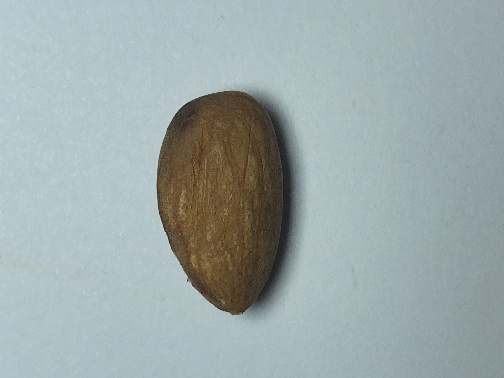
#> input picture Datasets/Nut Classification/Almond/almond0.JPG, 504 x 378 px; its folder holds only this picture in this run
$ python nut_classification.py
#> lines starting #> are read from the running program, lines starting #| are printed output that depends on the picture; after the words box and inside, x2 and y2 are one past the last pixel; in counts of white or black regions, pixels touching at a corner belong together
import cv2 as cv
import numpy as np
import matplotlib.pyplot as plt
import os
from glob import glob
from tqdm import tqdm
import pyfeats

from skimage.measure import regionprops
from sklearn.preprocessing import normalize
from sklearn.model_selection import train_test_split
from sklearn.metrics import confusion_matrix, classification_report
from sklearn.neighbors import KNeighborsClassifier

def fillHoles(input_img):
    '''
        Fill Holes of a Binary Image
    '''
    # -> Create Buffer image
    buffer_img = np.zeros((input_img.shape[0]+2, input_img.shape[1]+2), np.uint8)
    buffer_img[1:-1, 1:-1] = input_img
    # -> Empty image
    empty_img = np.zeros((buffer_img.shape[0]+2, buffer_img.shape[1]+2), np.uint8)

    # -> Flood Fill
    _, flood_img, _, _ = cv.floodFill(buffer_img, empty_img, (0, 0), 1)
    flood_img = flood_img[1:-1, 1:-1]

    # -> Holes Masking
    hole_img = np.logical_not(flood_img)

    # -> Fill Holes
    output_img = np.logical_or(input_img, hole_img)
    output_img = output_img.astype(np.uint8)

    return output_img

def getLargestConnectedComponent(binary_img):
    '''
        Remove Fragments in the Binary Image
    '''
    binary_img = binary_img.astype(np.uint8)
    # -> Connected Components
    _, label_img = cv.connectedComponents(binary_img)
    # -> Count Number of pixel of each label
    labels, counts = np.unique(label_img, return_counts=True)

    counts = counts[labels!=0]
    labels = labels[labels!=0]

    largest_group_label = labels[np.argmax(counts)]

    output_img = np.zeros_like(binary_img, np.uint8)
    output_img[label_img==largest_group_label] = 1

    return output_img

def regionBasedFeature(seg_img, input_img=None):

    _, label_img = cv.connectedComponents(seg_img)
    obj_list = regionprops(label_img, intensity_image=input_img)

    if input_img is not None:
        hsv_img = cv.cvtColor(input_img.astype(np.uint8), cv.COLOR_RGB2HSV)

    X = []
    for object in obj_list:

        y_indices, x_indices = np.where(label_img == object.label)

        h_mean, s_mean, v_mean = np.mean(hsv_img[y_indices,x_indices], axis=0)

        eccentricity = object.eccentricity

        f_list = [h_mean, s_mean, v_mean, eccentricity]

        X.append(f_list)

    return X


if __name__ == "__main__":

    nut_dataset_dir = "../Datasets/Nut Classification/"

    nut_classes = os.listdir(nut_dataset_dir)

    X = []
    y = []

    for class_label, nut_class in enumerate(tqdm(nut_classes)):
        nut_dir = os.path.join(nut_dataset_dir, nut_class)
        nut_path_list = glob(nut_dir + '/*')

        for path in nut_path_list:

            nut_img = cv.imread(path)
#> nut_img is the input picture: shape (378, 504, 3); mean B, G, R 170.3, 169.9, 156.8
            nut_img_rgb = cv.cvtColor(nut_img, cv.COLOR_BGR2RGB).astype(np.float64)
            nut_img_gray = cv.cvtColor(nut_img, cv.COLOR_BGR2GRAY)
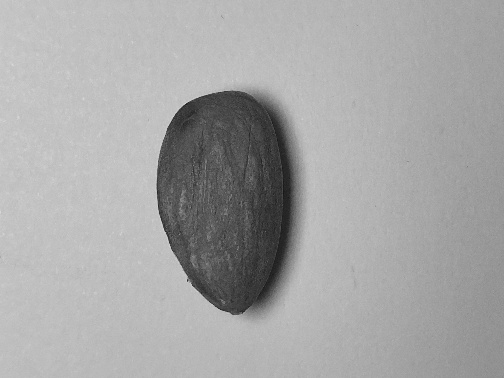
#> nut_img_gray: shape (378, 504); min 21, max 218, mean 166.1

            ### -> Segmentation
            _, seg_img = cv.threshold(nut_img_gray, None, 1, cv.THRESH_BINARY_INV+cv.THRESH_OTSU)
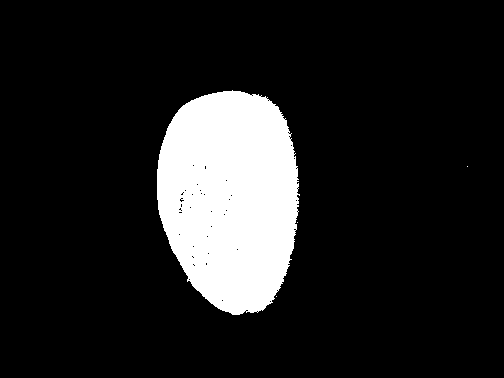
#> seg_img: shape (378, 504); values 0 (black) and 1 (white), 13.3% white; 4 white regions (3 under 20 px), largest, box (x1, y1, x2, y2) and area: (157, 90, 300, 315) 25268
            seg_img = fillHoles(seg_img)
#> in fillHoles, `buffer_img[1:-1, 1:-1] = input_img`:
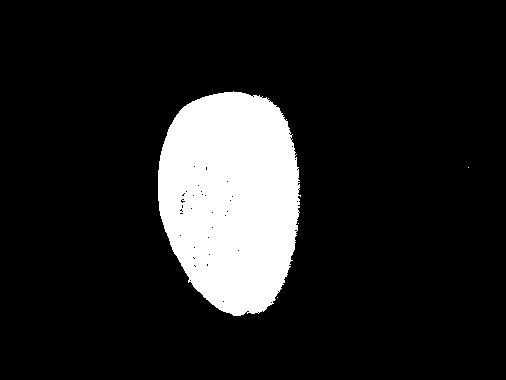
#> buffer_img: shape (380, 506); values 0 (black) and 1 (white), 13.1% white; 4 white regions (3 under 20 px), largest, box (x1, y1, x2, y2) and area: (158, 91, 301, 316) 25268
#> in fillHoles, `_, flood_img, _, _ = cv.floodFill(buffer_img, empty_img, (0, 0), 1)`:
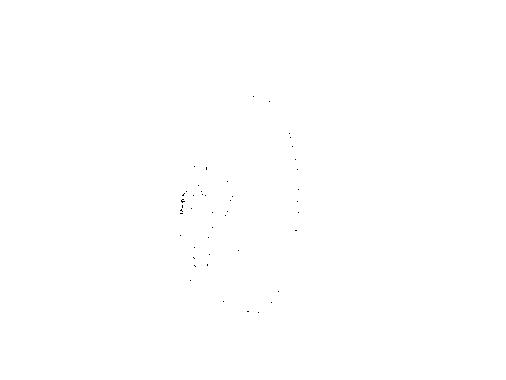
#> flood_img: shape (380, 506); values 0 (black) and 1 (white), 100% white; black in thin lines or dots, all inside (x1, y1, x2, y2) = (180, 96, 299, 313)
#> in fillHoles, `flood_img = flood_img[1:-1, 1:-1]`: flood_img: shape (378, 504); values 0 (black) and 1 (white), 100% white; black in thin lines or dots, all inside (x1, y1, x2, y2) = (179, 95, 298, 312)
#> in fillHoles, `hole_img = np.logical_not(flood_img)`:
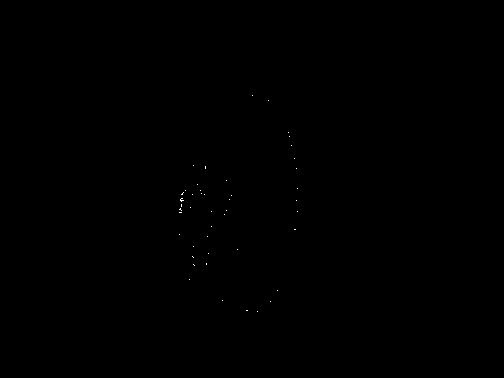
#> hole_img: shape (378, 504) bool; 0.04% white in thin lines or dots, all inside (x1, y1, x2, y2) = (179, 95, 298, 312)
#> in fillHoles, `output_img = np.logical_or(input_img, hole_img)`: output_img: shape (378, 504) bool; 13.3% white; 4 white regions (3 under 20 px), largest, box (x1, y1, x2, y2) and area: (157, 90, 300, 315) 25338
            seg_img = getLargestConnectedComponent(seg_img)
#> in getLargestConnectedComponent, `_, label_img = cv.connectedComponents(binary_img)`:
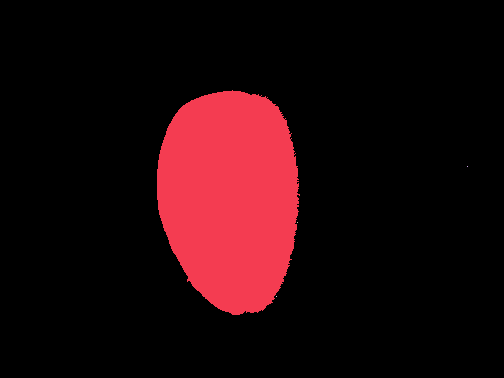
#> label_img: shape (378, 504) int32; 5 distinct labels, from 0 to 4; one colour per label, 0 black
#> in getLargestConnectedComponent, `labels, counts = np.unique(label_img, return_counts=True)`: labels = [0, 1, 2, 3, 4]; counts = [165171, 25338, 1, 1, 1]
#> in getLargestConnectedComponent, `counts = counts[labels!=0]`: counts = [25338, 1, 1, 1]
#> in getLargestConnectedComponent, `labels = labels[labels!=0]`: labels = [1, 2, 3, 4]
#> in getLargestConnectedComponent, `largest_group_label = labels[np.argmax(counts)]`: largest_group_label = 1
#> seg_img: shape (378, 504); values 0 (black) and 1 (white), 13.3% white; 1 white region, box (x1, y1, x2, y2) and area: (157, 90, 300, 315) 25338

            ### -> Feature Extraction

            # -> Region-based features
            region_feature = regionBasedFeature(seg_img, input_img=nut_img_rgb)
#> in regionBasedFeature, `_, label_img = cv.connectedComponents(seg_img)`: label_img: shape (378, 504) int32; values 0 (black) and 1 (white), 13.3% white; 1 white region
#> in regionBasedFeature, `obj_list = regionprops(label_img, intensity_image=input_img)`: obj_list = 1 regions; box (x1, y1, x2, y2) and area: (157, 90, 300, 315) 25338
#> in regionBasedFeature, `hsv_img = cv.cvtColor(input_img.astype(np.uint8), cv.COLOR_RGB2HSV)`: hsv_img: shape (378, 504, 3); mean H, S, V 85.9, 38.5, 175.2
#> the loop in regionBasedFeature, `for object in obj_list: ` made 1 pass
#> (h_mean, s_mean, v_mean, eccentricity) on pass 1: (26.75, 103.7, 89.19, 0.78)
#> after the loop in regionBasedFeature, `for object in obj_list:`: X = [[26.75, 103.7, 89.19, 0.78]]
#> region_feature = [[26.75, 103.7, 89.19, 0.78]]
            # -> Texture-based features
#> (the run stopped early here; a loop or call above may not have finished)

$ run again, on Datasets/Nut Classification/Cashew/cashew0.JPG
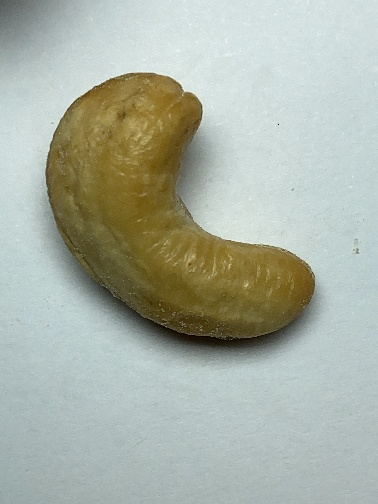
#> input picture Datasets/Nut Classification/Cashew/cashew0.JPG, 378 x 504 px
#> nut_img is the input picture: shape (504, 378, 3); mean B, G, R 165.1, 177.4, 170.3
#> buffer_img: shape (506, 380); values 0 (black) and 1 (white), 24.9% white; 30 white regions (28 under 20 px), largest, box (x1, y1, x2, y2) and area: (46, 74, 320, 363) 46177, (1, 1, 57, 50) 1694
#> in fillHoles, `flood_img = flood_img[1:-1, 1:-1]`:
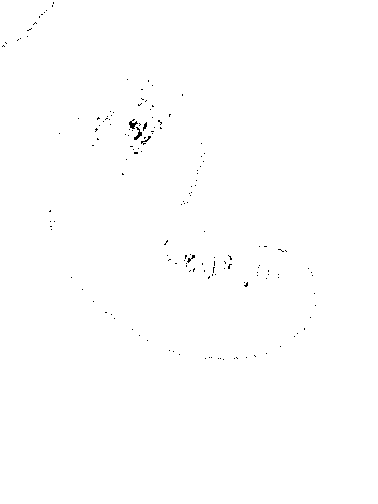
#> flood_img: shape (504, 378); values 0 (black) and 1 (white), 99.8% white; black in thin lines or dots, all inside (x1, y1, x2, y2) = (2, 2, 316, 360)
#> output_img: shape (504, 378) bool; 25.4% white; 30 white regions (28 under 20 px), largest, box (x1, y1, x2, y2) and area: (45, 73, 319, 362) 46607, (0, 0, 56, 49) 1722
#> in getLargestConnectedComponent, `labels, counts = np.unique(label_img, return_counts=True)`: labels = 31 values from 0 to 30; counts = 31 values, max 142137 at index 0, min 1 at index 4, mean 6145.5
#> in getLargestConnectedComponent, `counts = counts[labels!=0]`: counts = 30 values, max 46607 at index 10, min 1 at index 3, mean 1612.5
#> in getLargestConnectedComponent, `labels = labels[labels!=0]`: labels = 30 values from 1 to 30
#> largest_group_label = 11
#> `seg_img = getLargestConnectedComponent(seg_img)`:
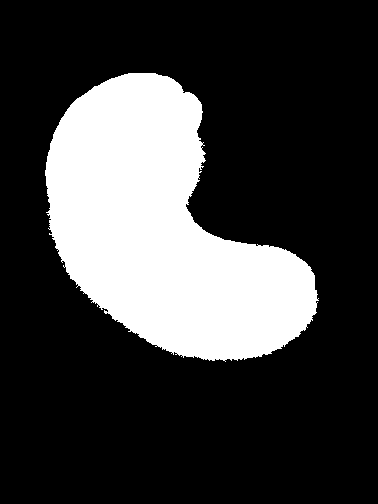
#> seg_img: shape (504, 378); values 0 (black) and 1 (white), 24.5% white; 1 white region, box (x1, y1, x2, y2) and area: (45, 73, 319, 362) 46607
#> obj_list = 1 regions; box (x1, y1, x2, y2) and area: (45, 73, 319, 362) 46607
#> hsv_img: shape (504, 378, 3); mean H, S, V 72.6, 46, 180.8
#> the loop in regionBasedFeature, `for object in obj_list: ` made 1 pass
#> (h_mean, s_mean, v_mean, eccentricity) on pass 1: (28.45, 134.5, 115.1, 0.827)
#> after the loop in regionBasedFeature, `for object in obj_list:`: X = [[28.45, 134.5, 115.1, 0.827]]
